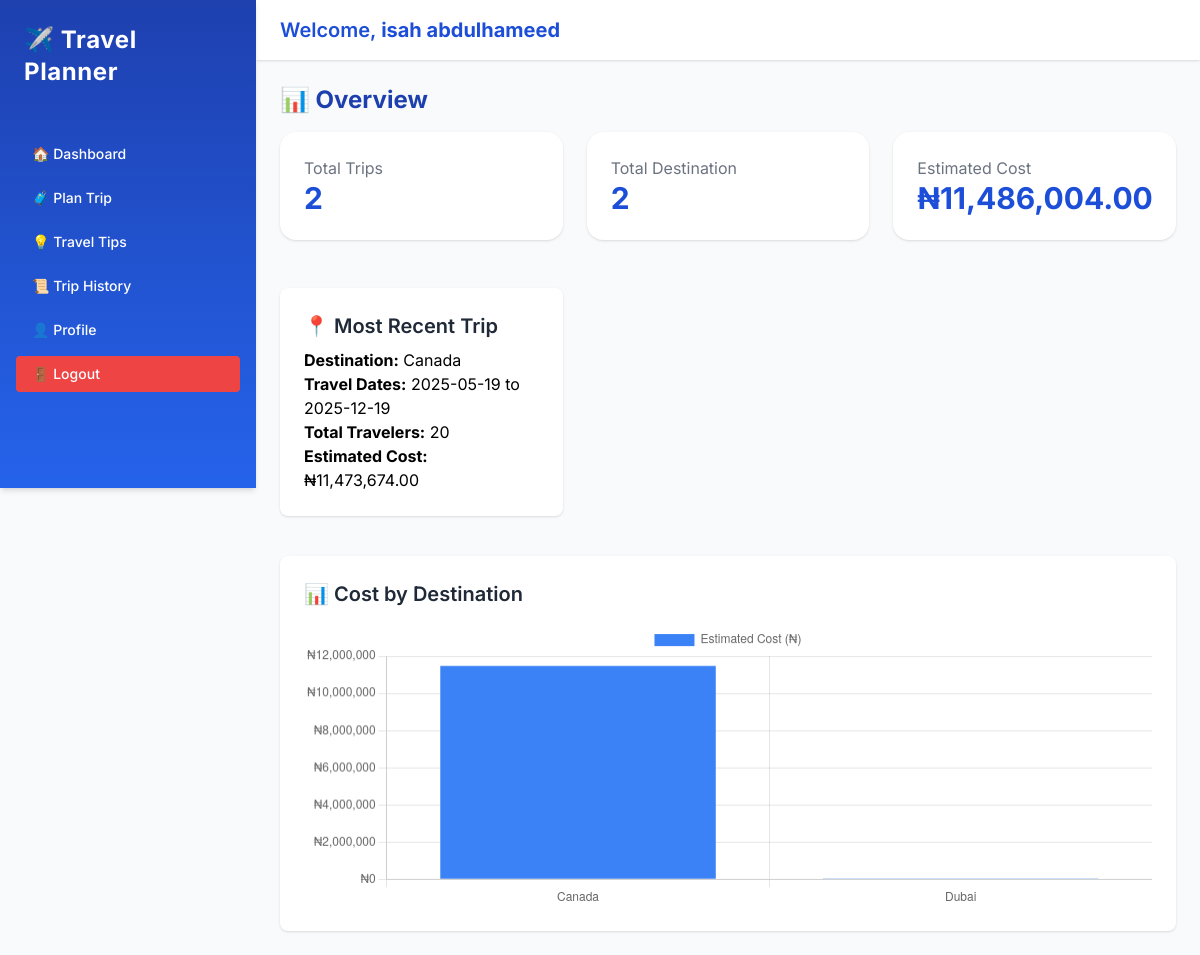
/dashboard.php (signed in), run on the app's committed database.
### tables this page shows
CREATE TABLE `trips` (
  `id` int(11) NOT NULL,
  `user_id` int(11) NOT NULL,
  `destination` varchar(255) NOT NULL,
  `start_date` date NOT NULL,
  `end_date` date NOT NULL,
  `travelers` int(11) NOT NULL,
  `transport_cost` decimal(10,2) DEFAULT 0.00,
  `hotel_cost` decimal(10,2) DEFAULT 0.00,
  `food_cost` decimal(10,2) DEFAULT 0.00,
  `total_cost` decimal(10,2) GENERATED ALWAYS AS (`transport_cost` + `hotel_cost` + `food_cost`) STORED,
  `created_at` timestamp NOT NULL DEFAULT current_timestamp()
);

### dashboard.php (the view, shortened to what this page needs)
<?php
include 'config.php';
$user_id = $_SESSION['user_id'];
$costData = [];
$labels = [];
$resChart = mysqli_query($conn, "SELECT destination, total_cost FROM trips WHERE user_id = $user_id ORDER BY created_at DESC LIMIT 5");
while ($row = mysqli_fetch_assoc($resChart)) {
    $labels[] = $row['destination'];
    $costData[] = $row['total_cost'];
}
$res1 = mysqli_query($conn, "SELECT COUNT(*) AS total FROM trips WHERE user_id = $user_id");
$totalTrips = mysqli_fetch_assoc($res1)['total'] ?? 0;
$res2 = mysqli_query($conn, "SELECT SUM(total_cost) AS cost FROM trips WHERE user_id = $user_id");
$totalCost = mysqli_fetch_assoc($res2)['cost'] ?? 0;
$res3 = mysqli_query($conn, "SELECT COUNT(DISTINCT destination) AS places FROM trips WHERE user_id = $user_id");
$totalPlaces = mysqli_fetch_assoc($res3)['places'] ?? 0;
?>
<!DOCTYPE html>
<html lang="en">
<head>
    <script src="https://cdn.tailwindcss.com"></script>
</head>
<body class="bg-gray-50">
    <div class="flex min-h-screen">
        <aside id="sidebar"
            class="fixed md:static top-0 left-0 h-full w-64 bg-gradient-to-b from-blue-800 to-blue-600 text-white shadow-md transform -translate-x-full md:translate-x-0 transition-transform duration-300 z-50">
            <div class="p-6 text-2xl font-bold tracking-wide flex justify-between items-center">
                ✈️ Travel Planner
            </div>
            <nav class="space-y-2 mt-6 px-4 text-sm font-medium">
                <a href="#overview" class="block px-4 py-2 rounded hover:bg-blue-500">🏠 Dashboard</a>
                <a href="plan_trip.php" class="block px-4 py-2 rounded hover:bg-blue-500">🧳 Plan Trip</a>
                <a href="#tips" class="block px-4 py-2 rounded hover:bg-blue-500">💡 Travel Tips</a>
                <a href="trip_history.php" class="block px-4 py-2 rounded hover:bg-blue-500">📜 Trip History</a>
                <a href="profile.php" class="block px-4 py-2 rounded hover:bg-blue-500">👤 Profile</a>
                <a href="logout.php" class="block px-4 py-2 rounded mt-6 bg-red-500 hover:bg-red-600">🚪 Logout</a>
                <a href="#history" class="block px-4 py-2 rounded hover:bg-blue-500"></a>
                <a href="#history" class="block px-4 py-2 rounded hover:bg-blue-500"></a>
                <a href="#history" class="block px-4 py-2 rounded hover:bg-blue-500"></a>
                <a href="#history" class="block px-4 py-2 rounded hover:bg-blue-500"></a>
            </nav>
        </aside>
        <div class="flex-1">
            <header class="bg-white shadow px-6 py-4 flex justify-between items-center sticky top-0 z-40">
                <h1 class="text-xl font-semibold text-blue-700">Welcome, <span
                        class="font-bold"><?= htmlspecialchars($_SESSION['user_name']) ?></span></h1>
            </header>
            <main class="p-6 space-y-10">
                <section id="overview">
                    <h2 class="text-2xl font-bold text-blue-800 mb-4">📊 Overview</h2>
                    <div class="grid grid-cols-1 sm:grid-cols-2 lg:grid-cols-3 gap-6">
                        <div class="bg-white p-6 rounded-2xl shadow hover:shadow-lg transition">
                            <p class="text-gray-500">Total Trips</p>
                            <h3 class="text-3xl font-bold text-blue-700"><?= $totalTrips ?></h3>
                        </div>
                        <div class="bg-white p-6 rounded-2xl shadow hover:shadow-lg transition">
                            <p class="text-gray-500">Total Destination</p>
                            <h3 class="text-3xl font-bold text-blue-700"><?= $totalPlaces ?></h3>
                        </div>
                        <div class="bg-white p-6 rounded-2xl shadow hover:shadow-lg transition">
                            <p class="text-gray-500">Estimated Cost</p>
                            <h3 class="text-3xl font-bold text-blue-700">₦<?= number_format($totalCost, 2) ?></h3>
                        </div>
                        <?php
                        $recentTrip = mysqli_query($conn, "SELECT * FROM trips WHERE user_id = $user_id ORDER BY created_at DESC LIMIT 1");
                        $trip = mysqli_fetch_assoc($recentTrip);
                        ?>
                        <?php if ($trip): ?>
                            <div class="bg-white shadow rounded-lg p-6 mt-6">
                                <h3 class="text-xl font-semibold text-gray-800 mb-2">📍 Most Recent Trip</h3>
                                <p><strong>Destination:</strong> <?= htmlspecialchars($trip['destination']) ?></p>
                                <p><strong>Travel Dates:</strong> <?= htmlspecialchars($trip['start_date']) ?> to
                                    <?= htmlspecialchars($trip['end_date']) ?>
                                </p>
                                <p><strong>Total Travelers:</strong> <?= $trip['travelers'] ?></p>
                                <p><strong>Estimated Cost:</strong> ₦<?= number_format($trip['total_cost'], 2) ?></p>
                            </div>
                        <?php endif; ?>
                    </div>
                </section>
                <div class="bg-white shadow rounded-lg p-6 mt-6">
                    <h3 class="text-xl font-semibold text-gray-800 mb-4">📊 Cost by Destination</h3>
                    <canvas id="tripChart" height="100"></canvas>
                </div>
                <script>
                    const ctx = document.getElementById('tripChart').getContext('2d');
                    const chart = new Chart(ctx, {
                        type: 'bar',
                        data: {
                            labels: <?= json_encode($labels) ?>,
                            datasets: [{
                                label: 'Estimated Cost (₦)',
                                data: <?= json_encode($costData) ?>,
                                backgroundColor: '#3b82f6'
                            }]
                        },
                        options: {
                            responsive: true,
                            scales: {
                                y: {
                                    beginAtZero: true,
                                    ticks: {
                                        callback: function (value) {
                                            return '₦' + value.toLocaleString();
                                        }
                                    }
                                }
                            }
                        }
                    });
                </script>
            </main>
        </div>
    </div>
</body>
</html>

### dashboard.php (style rules this page uses)
body { font-family: 'Inter', sans-serif; }

### data on the page
trips: destination "Canada", start_date "2025-05-19", end_date "2025-12-19", travelers "20", total_cost "11,473,674.00"

### other printed values
$_SESSION['user_name'] "isah abdulhameed"
$totalTrips "2"
$totalPlaces "2"
$totalCost "11,486,004.00"
chart data {{ json_encode($labels) }} ["Canada","Dubai"]
chart data {{ json_encode($costData) }} ["11473674.00","12330.00"]
